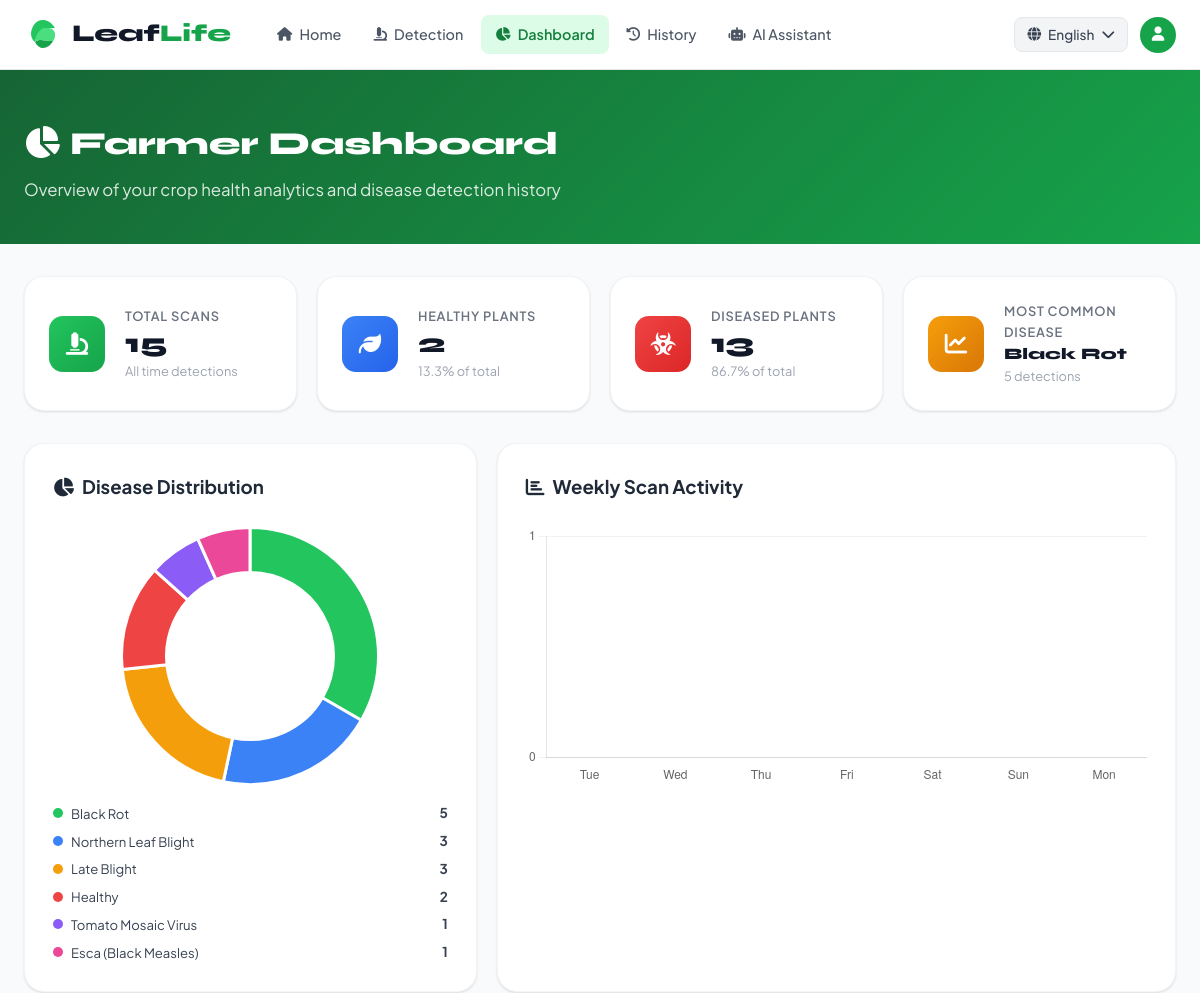
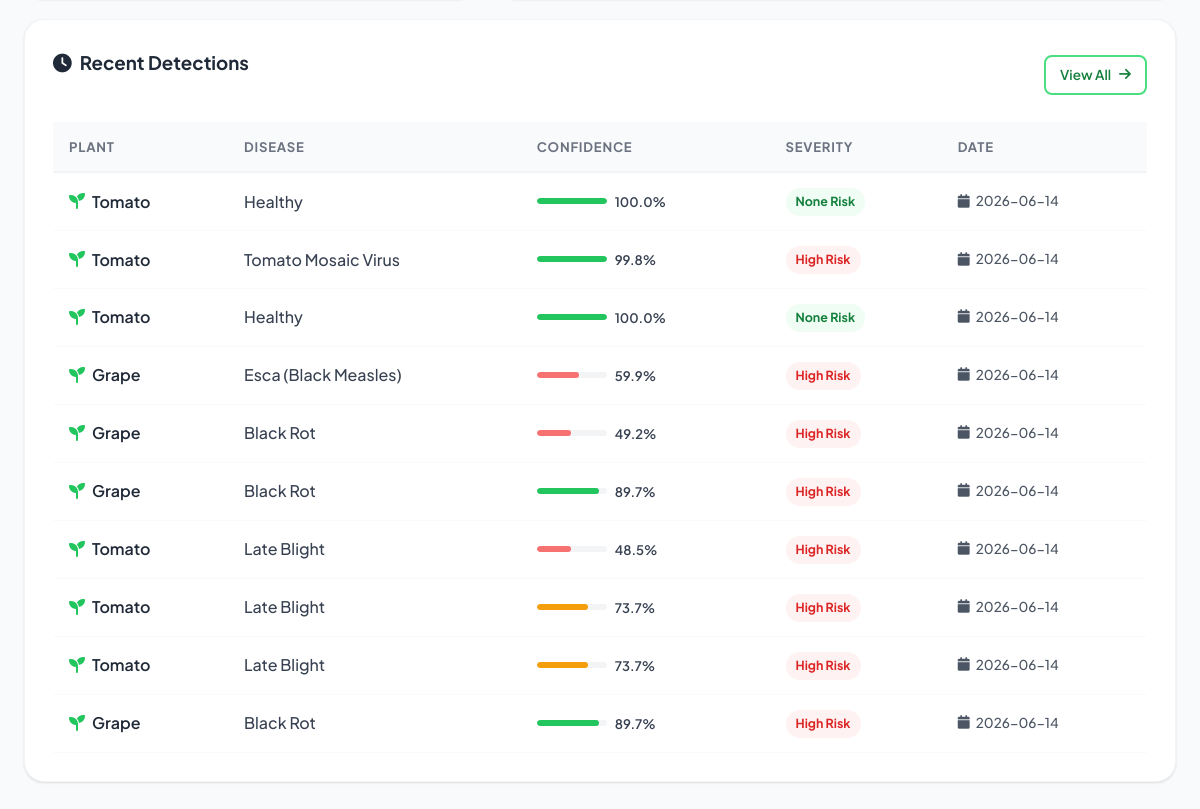
/dashboard, run on the app's committed database (2 pictures, top to bottom).
### tables this page shows
CREATE TABLE detections (
            id INTEGER PRIMARY KEY AUTOINCREMENT,
            plant_name TEXT NOT NULL,
            disease_name TEXT NOT NULL,
            confidence REAL NOT NULL,
            severity TEXT,
            image_path TEXT,
            description TEXT,
            analyzed_at DATETIME DEFAULT CURRENT_TIMESTAMP
        );

### app.py (the view)
@app.route('/dashboard')
def dashboard():
    conn = get_db()
    total = conn.execute('SELECT COUNT(*) as count FROM detections').fetchone()['count']
    healthy = conn.execute("SELECT COUNT(*) as count FROM detections WHERE disease_name IN ('Healthy','No Disease Detected')").fetchone()['count']
    diseased = total - healthy
    disease_dist = conn.execute('SELECT disease_name, COUNT(*) as count FROM detections GROUP BY disease_name ORDER BY count DESC LIMIT 8').fetchall()
    recent = conn.execute('SELECT * FROM detections ORDER BY analyzed_at DESC LIMIT 10').fetchall()
    weekly = conn.execute('''
        SELECT date(analyzed_at) as day, COUNT(*) as count
        FROM detections WHERE analyzed_at >= date('now', '-7 days')
        GROUP BY date(analyzed_at) ORDER BY day
    ''').fetchall()
    conn.close()
    return render_template('dashboard.html', total=total, healthy=healthy, diseased=diseased,
                           disease_dist=disease_dist, recent=recent, weekly=weekly)

### app.py (called while the page is built)
def get_db():
    conn = sqlite3.connect('database/leaflife.db')
    conn.row_factory = sqlite3.Row
    return conn

### templates/dashboard.html (shortened to what this page needs)
{% extends "base.html" %}
{% block content %}
<div class="page-header">
    <div class="container">
        <h1><i class="fas fa-chart-pie"></i> Farmer Dashboard</h1>
        <p>Overview of your crop health analytics and disease detection history</p>
    </div>
</div>
<div class="container">
    <div class="dashboard-stats">
        <div class="stat-card card">
            <div class="stat-icon" style="background:linear-gradient(135deg,#22c55e,#16a34a)">
                <i class="fas fa-microscope"></i>
            </div>
            <div class="stat-info">
                <div class="stat-label">Total Scans</div>
                <div class="stat-value">{{ total }}</div>
                <div class="stat-sub">All time detections</div>
            </div>
        </div>
        <div class="stat-card card">
            <div class="stat-icon" style="background:linear-gradient(135deg,#3b82f6,#2563eb)">
                <i class="fas fa-leaf"></i>
            </div>
            <div class="stat-info">
                <div class="stat-label">Healthy Plants</div>
                <div class="stat-value">{{ healthy }}</div>
                <div class="stat-sub">{{ ((healthy/total*100)|round(1) if total > 0 else 0) }}% of total</div>
            </div>
        </div>
        <div class="stat-card card">
            <div class="stat-icon" style="background:linear-gradient(135deg,#ef4444,#dc2626)">
                <i class="fas fa-biohazard"></i>
            </div>
            <div class="stat-info">
                <div class="stat-label">Diseased Plants</div>
                <div class="stat-value">{{ diseased }}</div>
                <div class="stat-sub">{{ ((diseased/total*100)|round(1) if total > 0 else 0) }}% of total</div>
            </div>
        </div>
        <div class="stat-card card">
            <div class="stat-icon" style="background:linear-gradient(135deg,#f59e0b,#d97706)">
                <i class="fas fa-chart-line"></i>
            </div>
            <div class="stat-info">
                <div class="stat-label">Most Common Disease</div>
                <div class="stat-value" style="font-size:1rem">
                    {% if disease_dist %}{{ disease_dist[0]['disease_name'] }}{% else %}N/A{% endif %}
                </div>
                <div class="stat-sub">
                    {% if disease_dist %}{{ disease_dist[0]['count'] }} detections{% endif %}
                </div>
            </div>
        </div>
    </div>
    <div class="dashboard-charts">
        <div class="chart-card card">
            <h3 class="chart-title"><i class="fas fa-chart-pie"></i> Disease Distribution</h3>
            {% if disease_dist %}
            <div class="chart-wrap">
                <canvas id="diseaseChart" height="280"></canvas>
            </div>
            <div class="chart-legend" id="diseaseLegend"></div>
            {% else %}
            <div class="chart-empty"><i class="fas fa-chart-pie"></i><p>No data yet</p></div>
            {% endif %}
        </div>
        <div class="chart-card card">
            <h3 class="chart-title"><i class="fas fa-chart-bar"></i> Weekly Scan Activity</h3>
            <div class="chart-wrap">
                <canvas id="weeklyChart" height="280"></canvas>
            </div>
        </div>
    </div>
    <div class="card recent-section">
        <div class="recent-header">
            <h3 class="chart-title"><i class="fas fa-clock"></i> Recent Detections</h3>
            <a href="/history" class="btn btn-outline btn-sm">View All <i class="fas fa-arrow-right"></i></a>
        </div>
        {% if recent %}
        <table class="history-table">
            <thead>
                <tr>
                    <th>Plant</th>
                    <th>Disease</th>
                    <th>Confidence</th>
                    <th>Severity</th>
                    <th>Date</th>
                </tr>
            </thead>
            <tbody>
                {% for r in recent %}
                <tr>
                    <td><div class="history-plant"><i class="fas fa-seedling"></i> {{ r.plant_name }}</div></td>
                    <td><span class="history-disease">{{ r.disease_name }}</span></td>
                    <td>
                        <div class="mini-conf-wrap">
                            <div class="mini-conf-bar">
                                <div class="mini-conf-fill {% if r.confidence >= 85 %}high{% elif r.confidence >= 60 %}med{% else %}low{% endif %}" style="width:{{ r.confidence }}%"></div>
                            </div>
                            <span class="mini-conf-val">{{ r.confidence }}%</span>
                        </div>
                    </td>
                    <td>
                        <span class="severity-badge severity-{{ (r.severity or 'medium') | lower }}">{{ r.severity or 'Medium' }} Risk</span>
                    </td>
                    <td><span class="history-date"><i class="fas fa-calendar"></i> {{ r.analyzed_at[:10] if r.analyzed_at else '' }}</span></td>
                </tr>
                {% endfor %}
            </tbody>
        </table>
        {% else %}
        <div class="chart-empty">
            <i class="fas fa-inbox"></i>
            <p>No detections yet. <a href="/detection">Start analyzing</a> your crops!</p>
        </div>
        {% endif %}
    </div>
</div>
<script>
// Disease Distribution Chart
{% if disease_dist %}
const diseaseLabels = [{% for d in disease_dist %}"{{ d.disease_name }}"{% if not loop.last %},{% endif %}{% endfor %}];
const diseaseData = [{% for d in disease_dist %}{{ d.count }}{% if not loop.last %},{% endif %}{% endfor %}];
const colors = ['#22c55e','#3b82f6','#f59e0b','#ef4444','#8b5cf6','#ec4899','#14b8a6','#f97316'];
const ctx1 = document.getElementById('diseaseChart').getContext('2d');
const diseaseChart = new Chart(ctx1, {
    type: 'doughnut',
    data: {
        labels: diseaseLabels,
        datasets: [{
            data: diseaseData,
            backgroundColor: colors,
            borderColor: '#fff',
            borderWidth: 3,
            hoverOffset: 8
        }]
    },
    options: {
        responsive: true, maintainAspectRatio: false, cutout: '65%',
        plugins: { legend: { display: false }, tooltip: { callbacks: {
            label: (c) => ` ${c.label}: ${c.raw} detections`
        }}}
    }
});
// Custom legend
const legend = document.getElementById('diseaseLegend');
diseaseLabels.forEach((l, i) => {
    legend.innerHTML += `<div class="legend-item"><span class="legend-dot" style="background:${colors[i%colors.length]}"></span><span>${l}</span><strong>${diseaseData[i]}</strong></div>`;
});
{% endif %}
// Weekly Chart
const weeklyLabels = [{% for w in weekly %}"{{ w.day }}"{% if not loop.last %},{% endif %}{% endfor %}];
const weeklyData = [{% for w in weekly %}{{ w.count }}{% if not loop.last %},{% endif %}{% endfor %}];
// Fill missing days
const last7 = [];
const last7Labels = [];
for (let i = 6; i >= 0; i--) {
    const d = new Date();
    d.setDate(d.getDate() - i);
    const ds = d.toISOString().split('T')[0];
    last7Labels.push(d.toLocaleDateString('en-IN',{weekday:'short'}));
    const idx = weeklyLabels.indexOf(ds);
    last7.push(idx >= 0 ? weeklyData[idx] : 0);
}
const ctx2 = document.getElementById('weeklyChart').getContext('2d');
new Chart(ctx2, {
    type: 'bar',
    data: {
        labels: last7Labels,
        datasets: [{
            label: 'Scans',
            data: last7,
            backgroundColor: 'rgba(34,197,94,0.7)',
            borderColor: '#16a34a',
            borderWidth: 2,
            borderRadius: 8,
            hoverBackgroundColor: '#22c55e'
        }]
    },
    options: {
        responsive: true, maintainAspectRatio: false,
        plugins: { legend: { display: false } },
        scales: {
            y: { beginAtZero: true, ticks: { stepSize: 1 }, grid: { color: 'rgba(0,0,0,0.05)' } },
            x: { grid: { display: false } }
        }
    }
});
</script>
{% endblock %}

### templates/base.html (style rules this page uses)
body { top: 0 !important; }

### data on the page
detections: plant_name "Tomato", disease_name "Healthy", confidence "100.0", severity "None", analyzed_at "2026-06-14"
detections: plant_name "Tomato", disease_name "Tomato Mosaic Virus", confidence "99.8", severity "High", analyzed_at "2026-06-14"
detections: plant_name "Tomato", disease_name "Healthy", confidence "100.0", severity "None", analyzed_at "2026-06-14"
detections: plant_name "Grape", disease_name "Esca (Black Measles)", confidence "59.9", severity "High", analyzed_at "2026-06-14"
detections: plant_name "Grape", disease_name "Black Rot", confidence "49.2", severity "High", analyzed_at "2026-06-14"
detections: plant_name "Grape", disease_name "Black Rot", confidence "89.7", severity "High", analyzed_at "2026-06-14"
detections: plant_name "Tomato", disease_name "Late Blight", confidence "48.5", severity "High", analyzed_at "2026-06-14"
detections: plant_name "Tomato", disease_name "Late Blight", confidence "73.7", severity "High", analyzed_at "2026-06-14"
detections: plant_name "Tomato", disease_name "Late Blight", confidence "73.7", severity "High", analyzed_at "2026-06-14"
detections: plant_name "Grape", disease_name "Black Rot", confidence "89.7", severity "High", analyzed_at "2026-06-14"

### other printed values
{{ total }} "15"
{{ healthy }} "2"
{{ ((healthy/total*100)|round(1) if total > 0 else 0) }} "13.3"
{{ diseased }} "13"
{{ ((diseased/total*100)|round(1) if total > 0 else 0) }} "86.7"
{{ disease_dist[0]['disease_name'] }} "Black Rot"
{{ disease_dist[0]['count'] }} "5"
chart data {{ d.disease_name }} Black Rot, Northern Leaf Blight, Late Blight, Healthy, Tomato Mosaic Virus, Esca (Black Measles)
chart data {{ d.count }} 5, 3, 3, 2, 1, 1
